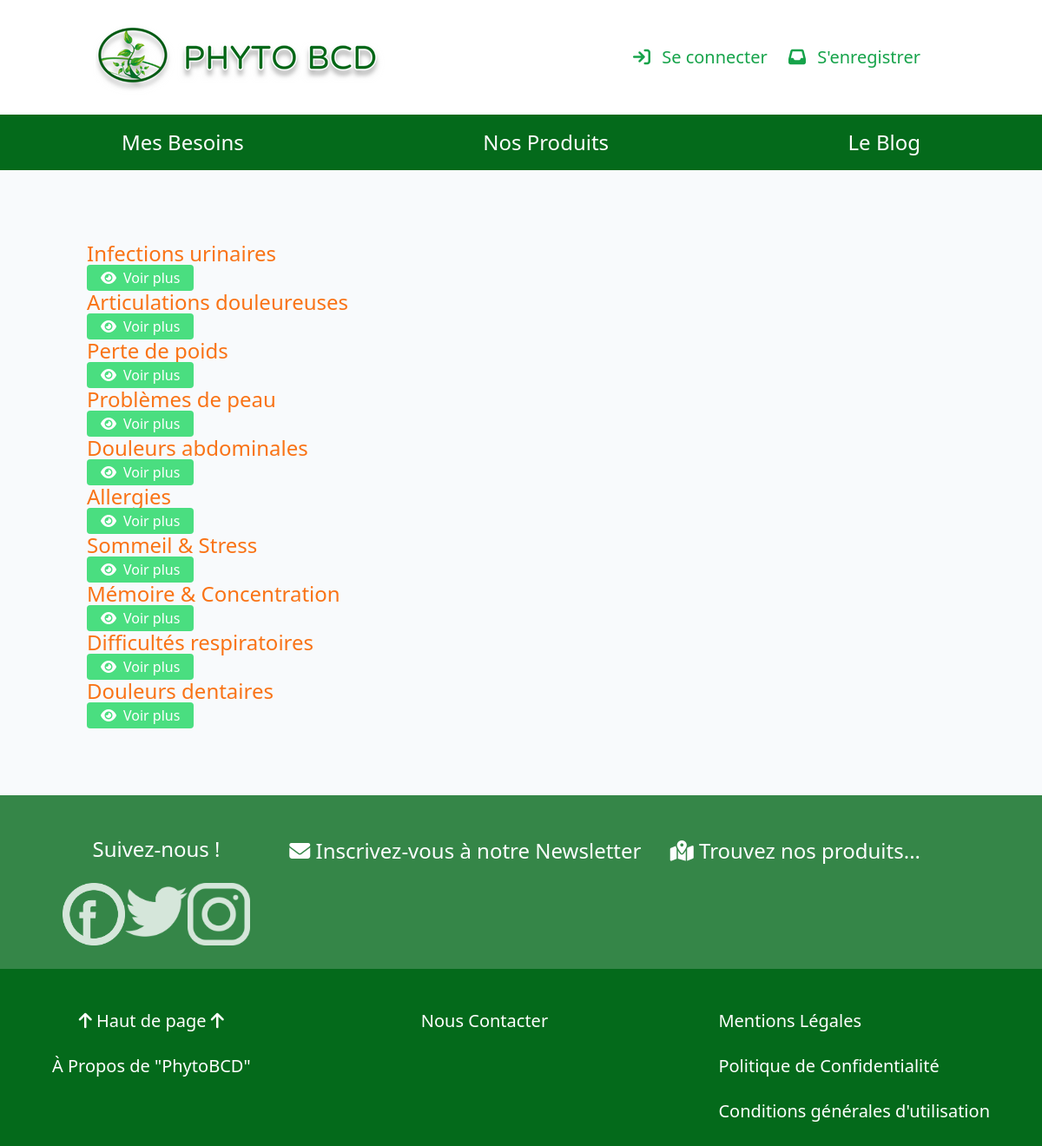
The page /effets.php on the database its author committed.
### tables this page shows
CREATE TABLE `effet` (
  `id` int(11) NOT NULL,
  `name` varchar(255) NOT NULL,
  `image` varchar(255) NOT NULL
);

### utils/utils.php (called while the page is built, shortened)
<?php
function getLoggedUser()
{
  if (isset($_SESSION["phytostore_logged_user"])) return $_SESSION["phytostore_logged_user"];
  else return false;
}

### src/Effet.php (called while the page is built, shortened)
<?php
class Effet{
    private $id;
    private $name;
    public function getId()
    {
        return $this->id;
    }
    public function getName()
    {
         return $this->name;
    }
}
?>

### effets.php (the view, shortened to what this page needs)
<?php
require_once "./includes/header.php";
require_once "./src/Effet.php";
$stmt = $pdo->query("SELECT * FROM effet");
$effets = $stmt->fetchAll(PDO::FETCH_CLASS, "Effet");
?>
    <?php foreach($effets as $effet): ?>
    <h3 class="text-2xl font-light text-orange-500 "><?= $effet->getName() ?></h3>
    <a href="index.php?id=<?= $effet->getId() ?>" class="py-1 px-3 rounded bg-green-400 hover:bg-green-600 text-white">
            <i class="fa-solid fa-eye mr-2"></i>Voir plus
        </a>
    <?php endforeach ?>
  <?php
require_once "./includes/footer.php";
?>

### includes/header.php (shortened to what this page needs)
<?php
require_once "./utils/utils.php";
$user = getLoggedUser();
?>
<!DOCTYPE html>
<html lang="FR-fr">
<head>
    <script src="https://cdn.tailwindcss.com"></script>
    <link rel="stylesheet" href="https://cdnjs.cloudflare.com/ajax/libs/font-awesome/6.1.2/css/all.min.css" />
    <link href="https://cdn.jsdelivr.net/npm/bootstrap@5.0.2/dist/css/bootstrap.min.css" rel="stylesheet">
    <link rel="stylesheet" href="./css/phyto.css">
    <link rel="stylesheet" href="./css/blog.css">
</head>
<body class="bg-slate-50">
    <nav id="nav" class="shadow-md py-3 bg-white">
        <div class="container mx-auto flex justify-between items-center">
            <a href="index.php" alt="Phyto_BCD_logo">
                <div class='at-container'>
                    <div class='at-item'>
                    </div>
                </div>
            </a>
            <ul id="navu" class="list-none flex gap-6 justify-between items-center">
                <?php if ($user) : ?>
                    <?php if ($user["role"] === "admin") : ?>
                        <li>
                            <div class='at-container6'>
                                <h1 class='at-item6'>
                                    <a class="text-xl text-green-600 hover:text-red-700" href="create.php">
                                        <i class="fa-solid fa-circle-plus mr-2"></i>Ajouter un produit
                                    </a>
                                </h1>
                            </div>
                        </li>
                    <?php endif ?>
                    <li>
                        <div class='at-container6'>
                            <h1 class='at-item6'>
                                <a class="text-xl text-center text-green-600 hover:text-green-700" href="profile.php">
                                    <i class="fa-solid fa-user mr-2"></i> Bonjour <?= $user["firstname"] ?>
                                </a>
                            </h1>
                        </div>
                    </li>
                    <li>
                        <div class='at-container6'>
                            <h1 class='at-item6'>
                                <a class="text-xl text-green-600 hover:text-red-700" href="basket.php">
                                    <i class="fa-solid fa-cart-shopping mr-2"></i> Mon panier
                                </a>
                            </h1>
                        </div>
                    </li>
                    <li>
                        <div class='at-container6'>
                            <h1 class='at-item6'>
                                <form action="logout.php" class="ml-6" method="post">
                                    <button class="text-xl text-green-600 hover:text-red-700">
                                        <i class="fa-solid fa-power-off fa-xl"></i>
                                    </button>
                                </form>
                            </h1>
                        </div>
                    </li>
                <?php else : ?>
                    <li>
                        <div class='at-container6'>
                            <h1 class='at-item6'>
                                <a class="text-xl text-green-600 hover:text-red-700" href="login.php">
                                    <i class="fa-solid fa-arrow-right-to-bracket mr-2"></i> Se connecter
                                </a>
                            </h1>
                        </div>
                    </li>
                    <li>
                        <div class='at-container6'>
                            <h1 class='at-item6'>
                                <a class="text-xl text-green-600 hover:text-red-700 mr-10" href="register.php">
                                    <i class="fa-solid fa-inbox mr-2"></i> S'enregistrer
                                </a>
                            </h1>
                        </div>
                    </li>
                <?php endif ?>
            </ul>
        </div>
    </nav>
    <nav id="navcategory" class="py-3 mb-20">
        <div class="container mx-auto center-block">
            <ul class="list-none flex gap-6 justify-between items-center">
                <li>
                    <div class="text-white text-2xl ml-10">
                        <a class="text-decoration-none hover:text-yellow-500" href="besoins.php">
                            Mes Besoins
                        </a>
                    </div>
                </li>
                <li>
                    <div class="text-white text-2xl mr-5 ml-5">
                        <a class="text-decoration-none hover:text-yellow-500" href="index.php">
                            Nos Produits
                        </a>
                    </div>
                </li>
                <li>
                    <div class="text-white text-2xl mr-10">
                        <a class="text-decoration-none hover:text-yellow-500" href="blog.php">
                            Le Blog
                        </a>
                    </div>
                </li>
            </ul>
        </div>
    </nav>
    <main class="container mx-auto">

### includes/footer.php (shortened to what this page needs)
</main>
<footer>
    <div class="w-1/3 mt-20" id="footer1">
        <div>
            <div class="text-center text-white text-2xl mt-5">
                <a class="hover:text-yellow-500" href="#">
                    <h2>Suivez-nous !</h2>
                </a>
            </div>
            <br />
            <div id="logos">
                <div><a href="https://www.facebook.com/"><img class="w-20" src="./images/SeekPng.com_white-circle-png_185630.png" alt="facebook"></a></div>
                <div><a href="https://twitter.com/"><img class="w-20 pt-1" src="./images/SeekPng.com_twitter-png-images_2538676.png" alt="twitter"></a></div>
                <div><a href="https://www.instagram.com/"><img class="w-20" src="./images/SeekPng.com_tidal-icon-png_1383474.png" alt="instagram"></a></div>
            </div>
        </div>
        <div>
            <h2 class="text-center text-white text-2xl mt-5"><a class="hover:text-yellow-500" href="https://www.google.com/intl/fr/gmail/about/"><i class="fa-solid fa-envelope hover:"></i> Inscrivez-vous à notre Newsletter</a></h2>
        </div>
        <div>
            <h2 class="text-right text-white text-2xl mr-20 mt-5 mb-20"><a class="hover:text-yellow-500" href="https://www.google.fr/maps" alt="map"><i class="fa-sharp fa-solid fa-map-location-dot"></i> Trouvez nos produits...</a></h2>
        </div>
    </div>
    <div class="w-1/3" id="footer2">
        <div class="text-center text-white text-xl pt-5 pb-20">
            <a class="hover:text-yellow-500" href="#nav">
                <h2><i class="fa-solid fa-arrow-up"></i> Haut de page <i class="fa-solid fa-arrow-up"></i></h2>
            </a>
            <br />
            <a class="hover:text-yellow-500" href="ustory.php">
                <h2>À Propos de "PhytoBCD"</h2>
            </a>
        </div>
        <div class="text-center text-white  text-xl pt-5">
            <a class="hover:text-yellow-500" href="contact.php">
                <h2>Nous Contacter</h2>
            </a>
        </div>
        <div class="text-white text-xl pt-5">
            <a class="hover:text-yellow-500" href="cgu.php#ML">
                <h2>Mentions Légales</h2>
            </a>
            <br />
            <a class="hover:text-yellow-500" href="cgu.php#PC">
                <h2>Politique de Confidentialité</h2>
            </a>
            <br />
            <a class="hover:text-yellow-500" href="cgu.php">
                <h2>Conditions générales d'utilisation</h2>
            </a>
        </div>
    </div>
</footer>
</body>
</html>

### css/phyto.css (style rules this page uses)
#navcategory { background-color: #046A1B; }
div.at-container { display: flex; align-items: center; justify-content: center; height: 100%; }
.at-item { width: 350px; height: 100px; background: url(../images/LOGO_phyto_bcd2.png) no-repeat; animation-name: tilt-in-right-1; animation-duration: 1.5s; animation-timing-function: ease; animation-delay: 0s; animation-iteration-count: 1; animation-direction: normal; animation-fill-mode: both; }
div.at-container6 { display: flex; align-items: center; justify-content: center; height: 100%; }
.at-item6 { animation-name: tilt-in-right-1; animation-duration: 1.5s; animation-timing-function: ease; animation-delay: 0s; animation-iteration-count: 1; animation-direction: normal; animation-fill-mode: forwards; }
#footer1 { display: flex; justify-content: space-between; background-color: #046A1B; width: 100%; height: 200px; left: auto; right: auto; top: 800px; opacity: 80%; padding-left: 5%; padding-right: 5%; }
#logos { display: flex; width: 100%; height: 37px; left: auto; right: auto; opacity: 80%; padding-left: 5%; padding-right: 5%; }
#footer2 { display: flex; justify-content: space-between; background-color: #046A1B; width: 100%; height: auto; left: auto; right: auto; padding-left: 5%; padding-right: 5%; }

### rows shown on the page
effet: name "Infections urinaires"
effet: name "Articulations douleureuses"
effet: name "Perte de poids"
effet: name "Problèmes de peau"
effet: name "Douleurs abdominales"
effet: name "Allergies"
effet: name "Sommeil & Stress"
effet: name "Mémoire & Concentration"
effet: name "Difficultés respiratoires"
effet: name "Douleurs dentaires"
